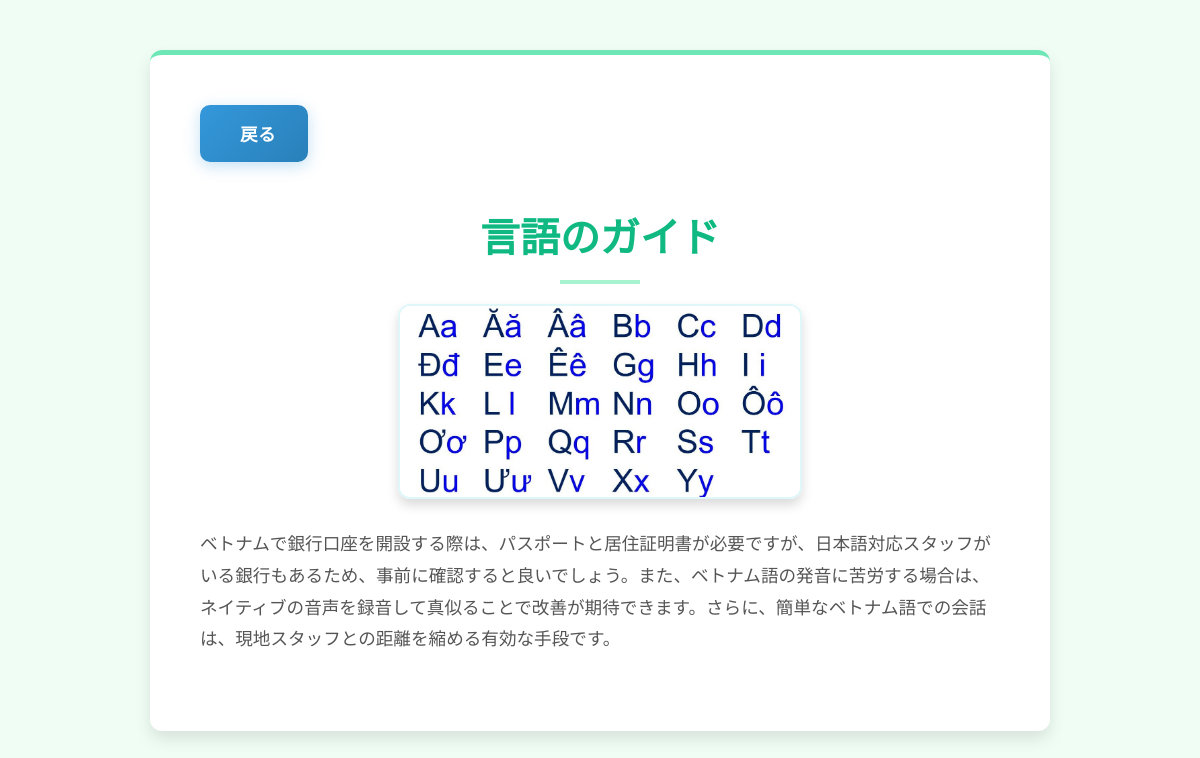
Before: /general/detail/言語 with the older database file.
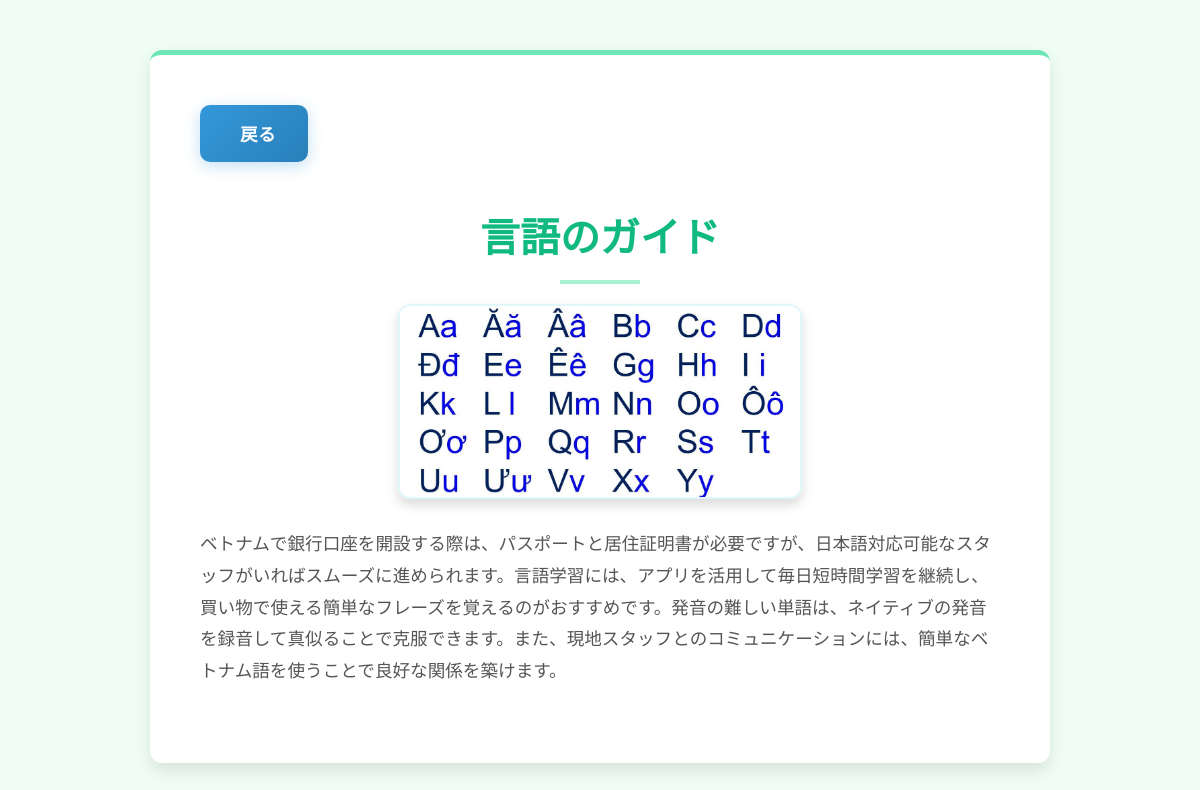
After: the same page with the newer database file.
### app1/models.py (models this page shows, shortened)
class GuideBook(models.Model):
    id=models.UUIDField(primary_key=True,default=uuid.uuid4,editable=False)
    title=models.TextField(verbose_name="タイトル")
    body=models.TextField(verbose_name="本文")
    tag=models.ManyToManyField('Tags',verbose_name="tag",blank=True)
    created=models.DateTimeField(null=True,auto_now_add=True,verbose_name="作成時間")
    articles=models.IntegerField(null=True,verbose_name="参照した投稿の数")
    picture=models.ImageField(upload_to="app1/picture/",null=True,blank=True,verbose_name="picture")
    summary=models.TextField(null=True,verbose_name="要約")

### app1/views.py (the view)
class GuideBookDetailView(View):
    def get(self,request,tag):
        guidebook=GuideBook.objects.get(tag__name=tag)
        articles = Article.objects.all().order_by('-score')
        tid=Tags.objects.get(name=tag).id
        articles = articles.filter(tag__id=tid).order_by('-score')
        articles = articles.distinct()
        comments = Comment.objects.all()
        tags = Tags.objects.all()
        return render(request,"app1/guidebookdetail.html",{"guidebook":guidebook,"articles":articles,"comments":comments})

### templates/app1/guidebookdetail.html (shortened to what this page needs)
<head>
    {% load static %}
    <link rel="stylesheet" href ="{% static 'app1/css/guidebook.css' %} ">
</head>
<body>
    <div class="container">
        <button onclick="window.location.href='/general/'" class="back-button">
             戻る
        </button>
        <h3 class="text-center">{{guidebook.title}}</h3>
        {% if guidebook.picture %}
            <div class="guidebook-image">
                <img src="{{ guidebook.picture.url }}" alt="{{ guidebook.title }}">
            </div>
        {% endif %}
        <p>{{guidebook.body}}</p>
    </div>
</body>
</html>

Changed rows visible on the page:
changed GuideBook "言語のガイド": body "ベトナムで銀行口座を開設する際は、パスポートと居住証明書が必要ですが、日本語対応スタッフがいる銀行もあるため、事前に確認すると良いでしょう。また、ベトナム語の発音に苦労する場合は、ネイティブの音声を録音して真似ることで改善が期待できます。さらに、簡単なベトナム語での会話は、現地スタッフとの距離を縮める有効な手段です。" → "ベトナムで銀行口座を開設する際は、パスポートと居住証明書が必要ですが、日本語対応可能なスタッフがいればスムーズに進められます。言語学習には、アプリを活用して毎日短時間学習を継続し、買い物で使える簡単なフレーズを覚えるのがおすすめです。発音の難しい単語は、ネイティブの発音を録音して真似ることで克服できます。また、現地スタッフとのコミュニケーションには、簡単なベトナム語を使うことで良好な関係を築けます。"
